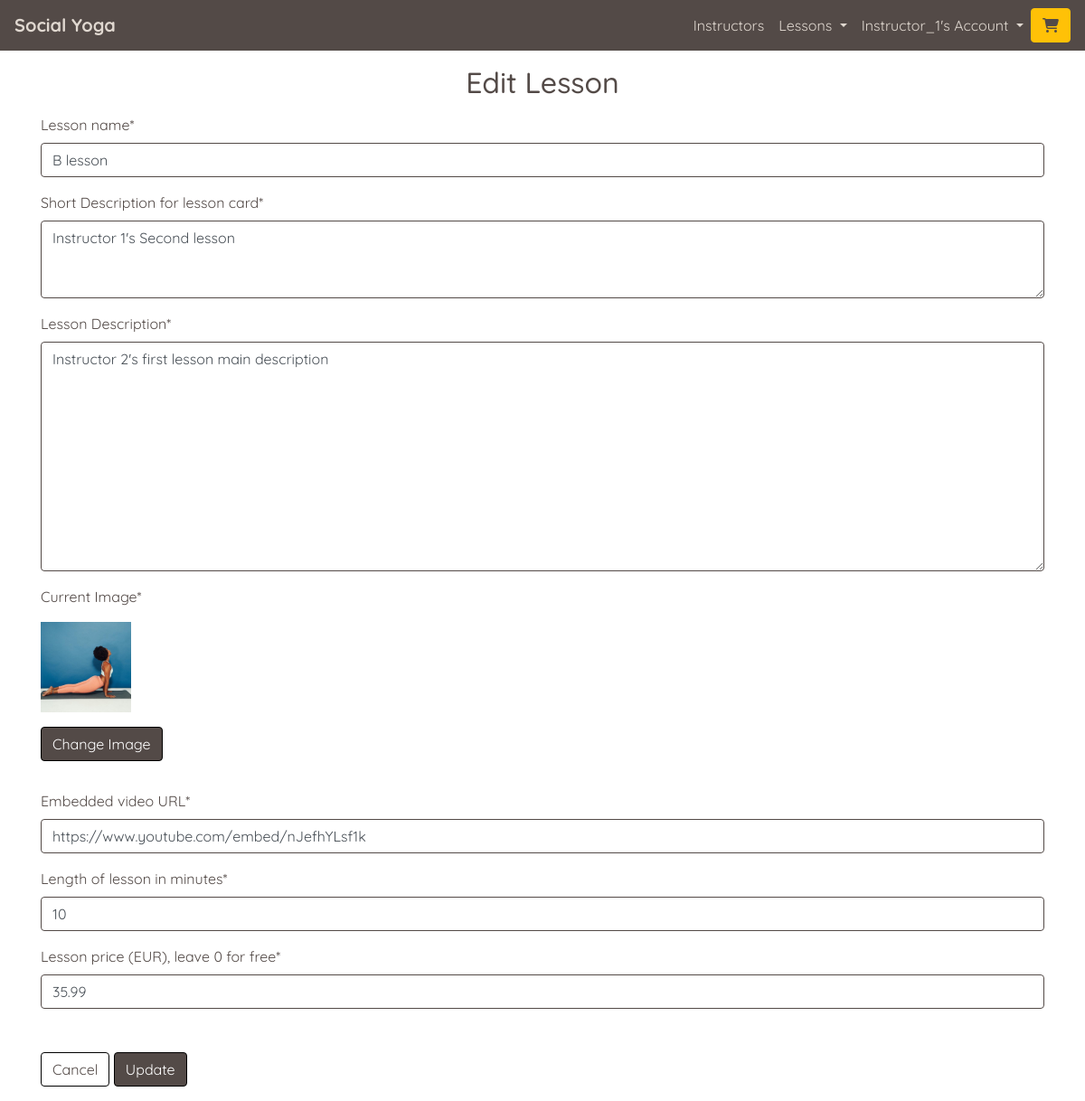
Screenshot of /lessons/edit_lesson/B198AD4009CB4248B5E60960FF517AFF (signed in) with the database file from the repository.
### lessons/models.py (models this page shows, shortened)
class Lesson(models.Model):
    lesson_id = models.CharField(max_length=32,
                                 null=False,
                                 editable=False)
    instructor_profile = models.ForeignKey(UserProfile,
                                           on_delete=models.SET_NULL,
                                           null=True,
                                           blank=True,
                                           related_name='lessons')
    lesson_name = models.CharField(max_length=32,
                                   null=False,
                                   editable=True)
    card_description = models.TextField(max_length=254)
    description = models.TextField(max_length=2048)
    image = ResizedImageField(size=[600, 600],
                              quality=75,
                              crop=['middle', 'center'],
                              force_format='JPEG',
                              upload_to='lesson_images/')
    rating = models.DecimalField(max_digits=5,
                                 decimal_places=0,
                                 null=True, blank=True)
    video_url = models.URLField(max_length=1024,
                                blank=False,
                                null=False)
    time = models.IntegerField(blank=False, null=False)
    is_free = models.BooleanField(default=True)
    price = models.DecimalField(max_digits=6,
                                decimal_places=2,
                                blank=False,
                                null=False,
                                default=0.00)

### lessons/views.py (the view)
# urls.py: path('edit_lesson/<lesson_id>', views.edit_lesson, name='edit_lesson'),
@login_required
def edit_lesson(request, lesson_id):
    profile = get_object_or_404(UserProfile, user=request.user)
    if not profile.is_instructor:
        messages.error(request, 'Only instructors can do this.')
        return redirect('home')
    try:
        instructor_lesson = get_object_or_404(Lesson, lesson_id=lesson_id)
    except Exception:
        messages.error(request, 'Invalid lesson ID, no lessons were updated.')
        return redirect(reverse('instructor_admin'))
    if instructor_lesson.instructor_profile != profile:
        messages.error(request, ('You can only edit your own lessons, '
                                 'please check your username.'))
        return redirect(reverse('instructor_admin'))
    if request.method == 'POST':
        form = LessonForm(request.POST,
                          request.FILES,
                          instance=instructor_lesson)
        if form.is_valid():
            form.save()
        else:
            messages.error(request, ('Invalid form data, please try again. '
                                     'No lessons were updated.'))
        return redirect('instructor_admin')
    else:
        form = LessonForm(instance=instructor_lesson)
        template = 'lessons/edit_lesson.html'
        context = {
            'profile': profile,
            'lesson': instructor_lesson,
            'form': form,
        }
        return render(request, template, context)

### lessons/forms.py
class LessonForm(forms.ModelForm):
    class Meta:
        model = Lesson
        fields = ['lesson_name',
                  'card_description',
                  'description',
                  'image',
                  'video_url',
                  'time',
                  'price',
                  ]
        labels = {
            'card_description': 'Short Description for lesson card',
            'description': 'Lesson Description',
            'time': 'Length of lesson in minutes',
            'price': 'Lesson price (EUR), leave 0 for free',
            'video_url': 'Embedded video URL',
        }
    def __init__(self, *args, **kwargs):
        super(LessonForm, self).__init__(*args, **kwargs)
        self.fields['card_description'].widget = forms.Textarea(attrs={
            'rows': 3,
            'cols': 25,
            'maxlength': 254
            })
        for field_name, field in self.fields.items():
            field.widget.attrs['class'] = 'custom-crispy-form-styling'

### home/contexts.py (called while the page is built)
def purchased_lessons(request):
    profile = get_profile_or_none(request)
    purchased = None
    purchased_lesson_ids = []
    if profile:
        purchased = OrderLineItem.objects.filter(profile=profile)
        if purchased:
            for item in purchased:
                purchased_lesson_ids.append(item.lesson.lesson_id)
    context = {
        'purchased_lessons': purchased,
        'purchased_lesson_ids': purchased_lesson_ids,
    }
    return context

### yoga/utils.py (called while the page is built)
def get_profile_or_none(request):
    try:
        return UserProfile.objects.get(user=request.user)
    except Exception:
        return None

### lessons/templates/lessons/edit_lesson.html (shortened to what this page needs)
{% extends "base.html" %}
{% load static %}
{% block page_header %}
    <div class="container header-container">
        <div class="row">
            <div class="col">
                <h1 class="text-center title-text my-3">Edit Lesson</h1>
            </div>
        </div>
    </div>
{% endblock %}
{% block content %}
<div class="container page-contents">
    <div class="row">
        <div class="col-12 mb-3">
            <form method="POST" action="{% url 'edit_lesson' lesson.lesson_id %}" class="form" enctype="multipart/form-data">
                {% for field in form %}
                    {% if field.name != 'image' %}
                        {{ field | as_crispy_field }}
                    {% else %}
                        <p>Current Image*</p>
                        <div class="current-image-container" id="current-image-container">
                            <img class="mb-3" src="{{ MEDIA_URL }}{{ lesson.image }}" alt="image for {{ lesson.lesson_name }}" width="100" height="100" id="current-image">
                        </div>
                        <div id="change-image">
                            <label for="id_image" id="id_image_label" class="btn btn-custom-darken">Change Image</label>
                            {{ field }}
                        </div>
                    {% endif %}
                {% endfor %}
                <div class="checkout-buttons mt-5">
                    <a href="{% url 'instructor_admin' %}" class="btn btn-custom-invert">
                        Cancel
                    </a>
                    <input class="btn btn-custom-darken" type="Submit" value="Update">
                </div>
            </form>
        </div>
    </div>
</div>
{% endblock %}

### templates/base.html (shortened to what this page needs)
{% load static %}
<!doctype html>
<html lang="en">
  <head>
    {% block corecss %}
      <link rel="stylesheet" href="https://cdn.jsdelivr.net/npm/bootstrap@4.5.3/dist/css/bootstrap.min.css">
      <link rel="stylesheet" href="{% static 'css/base.css' %}" >
    {% endblock %}
</head>
<body>
    <header class="container-fluid fixed-top-desktop-only p-0">
        <nav class="navbar navbar-expand-lg navbar-custom">
            <a class="navbar-brand" href="{% url 'home' %}"><strong>Social Yoga</strong></a>
            {% if user.is_authenticated %}
            <div class="order-0 order-lg-1 ml-auto">
                <a class="btn btn-warning" href="{% url 'view_basket' %}" id="navbar-basket" role="button">
                    <span class="icon">
                        <i class="fas {% if product_count > 0 %}fa-cart-plus{% else %}fa-shopping-cart{% endif %} colour-primary" id="nav-cart-icon"></i>
                    </span>
                </a>
            </div>
            {% endif %}
            <div class="collapse navbar-collapse" id="navbarNav">
                <ul class="navbar-nav ml-auto mb-2 mb-lg-0">
                    <li class="nav-item">
                        <a class="nav-link active" aria-current="page" href="{% url 'instructors' %}">Instructors</a>
                    </li>
                    {% if user.is_authenticated %}
                    <li class="nav-item">
                        <div class="nav-link dropdown">
                            <a class="dropdown-toggle nav-link-format" href="#" role="button" id="lessonsDropdownMenuLink" data-toggle="dropdown" aria-haspopup="true" aria-expanded="false">
                                Lessons
                            </a>
                        </div>
                    </li>
                    {% endif %}
                    <li class="nav-item">
                        <div class="nav-link dropdown">
                            <a class="dropdown-toggle nav-link-format" href="#" role="button" id="accountDropdownMenuLink" data-toggle="dropdown" aria-haspopup="true" aria-expanded="false">
                                {% if user.is_authenticated %}{{ user|title }}'s{% else %}My{% endif %} Account
                            </a>
                        </div>
                    </li>
                </ul>
            </div>
        </nav>
    </header>
        {% block page_header %}
        {% endblock %}
        {% block content %}
        {% endblock %}
</body>
</html>

### static/css/base.css (style rules this page uses)
html { height: 100%; }
body { background: url('/static/images/backgrounds/background-image.jpg') no-repeat center center fixed; background-size: cover; background-position: 75% 40px; height: calc(100vh - 63px); color: #534a47; font-family: 'Quicksand'; font-size: 16px; }
.title-text { font-size: 1.5rem; }
.header-container { margin-top: 0px; }
.btn-custom-invert { background: white; color: #534a47 !important; border: 1px solid black; }
.btn-custom-darken { background: #534a47; color: #fff !important; border: 1px solid black; }
#id_image_label { cursor: pointer; }
.navbar-custom { background-color: #534a47; }
.navbar-custom a { color: #e0d8d0; }
.colour-primary { color: #534a47 !important; }
.nav-link-format { text-decoration: none; }
.custom-crispy-form-styling { border-color: #534a47; }
@media (min-width: 768px) { .title-text, .index-main-text { font-size: 2rem; } }
@media (min-width: 1200px) { body { background-position: 0 35px; } }
@media (min-width: 1200px) { .header-container { margin-top: 56px; } }
@media (min-width: 1200px) { .fixed-top-desktop-only { position: fixed; top: 0; right: 0; left: 0; z-index: 1049; } }

### rows the page displays
Lesson: lesson_name "B lesson" "Instructor 1's Second lesson" "Instructor 2's first lesson main description" "https://www.youtube.com/embed/nJefhYLsf1k" "10" "35.99", image (picture)

### other values shown
{{ user|title }} "Instructor_1"
